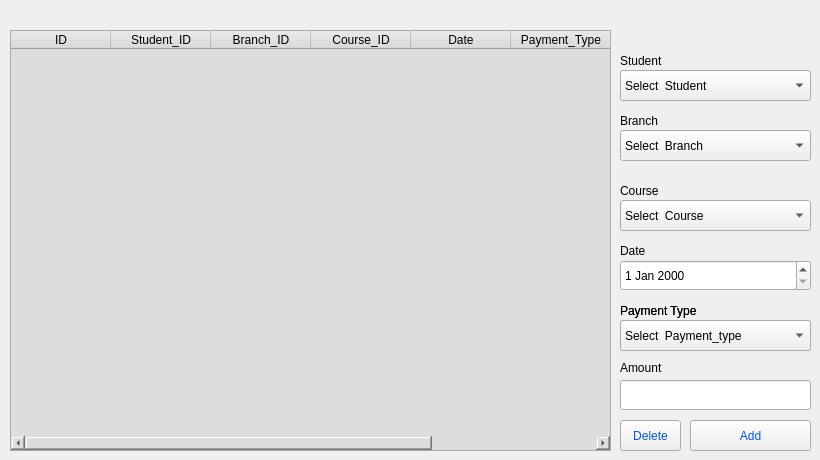
    <widget class="QWidget" name="Payment_tab">
     <attribute name="title">
      <string>Payments</string>
     </attribute>
     <widget class="QLabel" name="label_45">
      <property name="geometry">
       <rect>
        <x>620</x>
        <y>240</y>
        <width>131</width>
        <height>21</height>
       </rect>
      </property>
      <property name="styleSheet">
       <string notr="true">font: 75 12pt &quot;Century Gothic&quot;;</string>
      </property>
      <property name="text">
       <string>Date</string>
      </property>
     </widget>
     <widget class="QPushButton" name="delete_payment_btn">
      <property name="geometry">
       <rect>
        <x>620</x>
        <y>420</y>
        <width>61</width>
        <height>31</height>
       </rect>
      </property>
      <property name="styleSheet">
       <string notr="true">color: rgb(0, 85, 255);
font: 75 10pt &quot;Century Gothic&quot;;</string>
      </property>
      <property name="text">
       <string>Delete</string>
      </property>
     </widget>
     <widget class="QLabel" name="label_46">
      <property name="geometry">
       <rect>
        <x>620</x>
        <y>300</y>
        <width>131</width>
        <height>21</height>
       </rect>
      </property>
      <property name="styleSheet">
       <string notr="true">font: 75 12pt &quot;Century Gothic&quot;;</string>
      </property>
      <property name="text">
       <string>Payment Type</string>
      </property>
     </widget>
     <widget class="QTableWidget" name="payments_table_widget">
      <property name="geometry">
       <rect>
        <x>10</x>
        <y>30</y>
        <width>601</width>
        <height>421</height>
       </rect>
      </property>
      <property name="styleSheet">
       <string notr="true">font: 10pt &quot;Century Gothic&quot;;
font: 75 12pt &quot;Century Gothic&quot;;
font: 75 10pt &quot;Century Gothic&quot;;
font: 48pt &quot;Century Gothic&quot;;
font: 75 10pt &quot;Century Gothic&quot;;
font: 75 8pt &quot;Century Gothic&quot;;
background-color: rgb(221, 221, 221);</string>
      </property>
      <column>
       <property name="text">
        <string>ID</string>
       </property>
      </column>
      <column>
       <property name="text">
        <string>Student_ID</string>
       </property>
      </column>
      <column>
       <property name="text">
        <string>Branch_ID</string>
       </property>
      </column>
      <column>
       <property name="text">
        <string>Course_ID</string>
       </property>
      </column>
      <column>
       <property name="text">
        <string>Date</string>
       </property>
      </column>
      <column>
       <property name="text">
        <string>Payment_Type</string>
       </property>
      </column>
      <column>
       <property name="text">
        <string>Amount</string>
       </property>
      </column>
     </widget>
     <widget class="QDateEdit" name="payment_date_edit">
      <property name="geometry">
       <rect>
        <x>620</x>
        <y>260</y>
        <width>191</width>
        <height>31</height>
       </rect>
      </property>
      <property name="styleSheet">
       <string notr="true">font: 75 10pt &quot;Century Gothic&quot;;</string>
      </property>
     </widget>
     <widget class="QLabel" name="label_55">
      <property name="geometry">
       <rect>
        <x>620</x>
        <y>50</y>
        <width>131</width>
        <height>21</height>
       </rect>
      </property>
      <property name="styleSheet">
       <string notr="true">font: 75 12pt &quot;Century Gothic&quot;;</string>
      </property>
      <property name="text">
       <string>Student</string>
      </property>
     </widget>
     <widget class="QComboBox" name="payment_student_drop">
      <property name="geometry">
       <rect>
        <x>620</x>
        <y>70</y>
        <width>191</width>
        <height>31</height>
       </rect>
      </property>
      <property name="styleSheet">
       <string notr="true">font: 75 10pt &quot;Century Gothic&quot;;</string>
      </property>
      <item>
       <property name="text">
        <string>Select  Student</string>
       </property>
      </item>
     </widget>
     <widget class="QLabel" name="label_56">
      <property name="geometry">
       <rect>
        <x>620</x>
        <y>110</y>
        <width>131</width>
        <height>21</height>
       </rect>
      </property>
      <property name="styleSheet">
       <string notr="true">font: 75 12pt &quot;Century Gothic&quot;;</string>
      </property>
      <property name="text">
       <string>Branch</string>
      </property>
     </widget>
     <widget class="QComboBox" name="payment_branch_drop">
      <property name="geometry">
       <rect>
        <x>620</x>
        <y>130</y>
        <width>191</width>
        <height>31</height>
       </rect>
      </property>
      <property name="styleSheet">
       <string notr="true">font: 75 10pt &quot;Century Gothic&quot;;</string>
      </property>
      <item>
       <property name="text">
        <string>Select  Branch</string>
       </property>
      </item>
     </widget>
     <widget class="QLabel" name="label_57">
      <property name="geometry">
       <rect>
        <x>620</x>
        <y>180</y>
        <width>131</width>
        <height>21</height>
       </rect>
      </property>
      <property name="styleSheet">
       <string notr="true">font: 75 12pt &quot;Century Gothic&quot;;</string>
      </property>
      <property name="text">
       <string>Course</string>
      </property>
     </widget>
     <widget class="QComboBox" name="payment_course_drop">
      <property name="geometry">
       <rect>
        <x>620</x>
        <y>200</y>
        <width>191</width>
        <height>31</height>
       </rect>
      </property>
      <property name="styleSheet">
       <string notr="true">font: 75 10pt &quot;Century Gothic&quot;;</string>
      </property>
      <item>
       <property name="text">
        <string>Select  Course</string>
       </property>
      </item>
     </widget>
     <widget class="QPushButton" name="add_payment_btn_3">
      <property name="geometry">
       <rect>
        <x>690</x>
        <y>420</y>
        <width>121</width>
        <height>31</height>
       </rect>
      </property>
      <property name="styleSheet">
       <string notr="true">color: rgb(0, 85, 255);
font: 75 10pt &quot;Century Gothic&quot;;</string>
      </property>
      <property name="text">
       <string>Add</string>
      </property>
     </widget>
     <widget class="QComboBox" name="payment_type_btn">
      <property name="geometry">
       <rect>
        <x>620</x>
        <y>320</y>
        <width>191</width>
        <height>31</height>
       </rect>
      </property>
      <property name="styleSheet">
       <string notr="true">font: 75 10pt &quot;Century Gothic&quot;;</string>
      </property>
      <item>
       <property name="text">
        <string>Select  Payment_type</string>
       </property>
      </item>
      <item>
       <property name="text">
        <string>Half payment</string>
       </property>
      </item>
      <item>
       <property name="text">
        <string>Full Payment</string>
       </property>
      </item>
     </widget>
     <widget class="QComboBox" name="payment_type_drop">
      <property name="geometry">
       <rect>
        <x>620</x>
        <y>320</y>
        <width>191</width>
        <height>31</height>
       </rect>
      </property>
      <property name="styleSheet">
       <string notr="true">font: 75 10pt &quot;Century Gothic&quot;;</string>
      </property>
      <item>
       <property name="text">
        <string>Select  Payment_type</string>
       </property>
      </item>
      <item>
       <property name="text">
        <string>Half payment</string>
       </property>
      </item>
      <item>
       <property name="text">
        <string>Full Payment</string>
       </property>
      </item>
     </widget>
     <widget class="QLabel" name="label_61">
      <property name="geometry">
       <rect>
        <x>620</x>
        <y>300</y>
        <width>131</width>
        <height>21</height>
       </rect>
      </property>
      <property name="styleSheet">
       <string notr="true">font: 75 12pt &quot;Century Gothic&quot;;</string>
      </property>
      <property name="text">
       <string>Payment Type</string>
      </property>
     </widget>
     <widget class="QLabel" name="label_7">
      <property name="geometry">
       <rect>
        <x>620</x>
        <y>360</y>
        <width>71</width>
        <height>16</height>
       </rect>
      </property>
      <property name="styleSheet">
       <string notr="true">font: 75 12pt &quot;Century Gothic&quot;;</string>
      </property>
      <property name="text">
       <string>Amount</string>
      </property>
     </widget>
     <widget class="QLineEdit" name="Payment_amount">
      <property name="geometry">
       <rect>
        <x>620</x>
        <y>380</y>
        <width>191</width>
        <height>30</height>
       </rect>
      </property>
      <property name="styleSheet">
       <string notr="true">color: rgb(0, 85, 255);</string>
      </property>
      <property name="text">
       <string/>
      </property>
     </widget>
    </widget>
